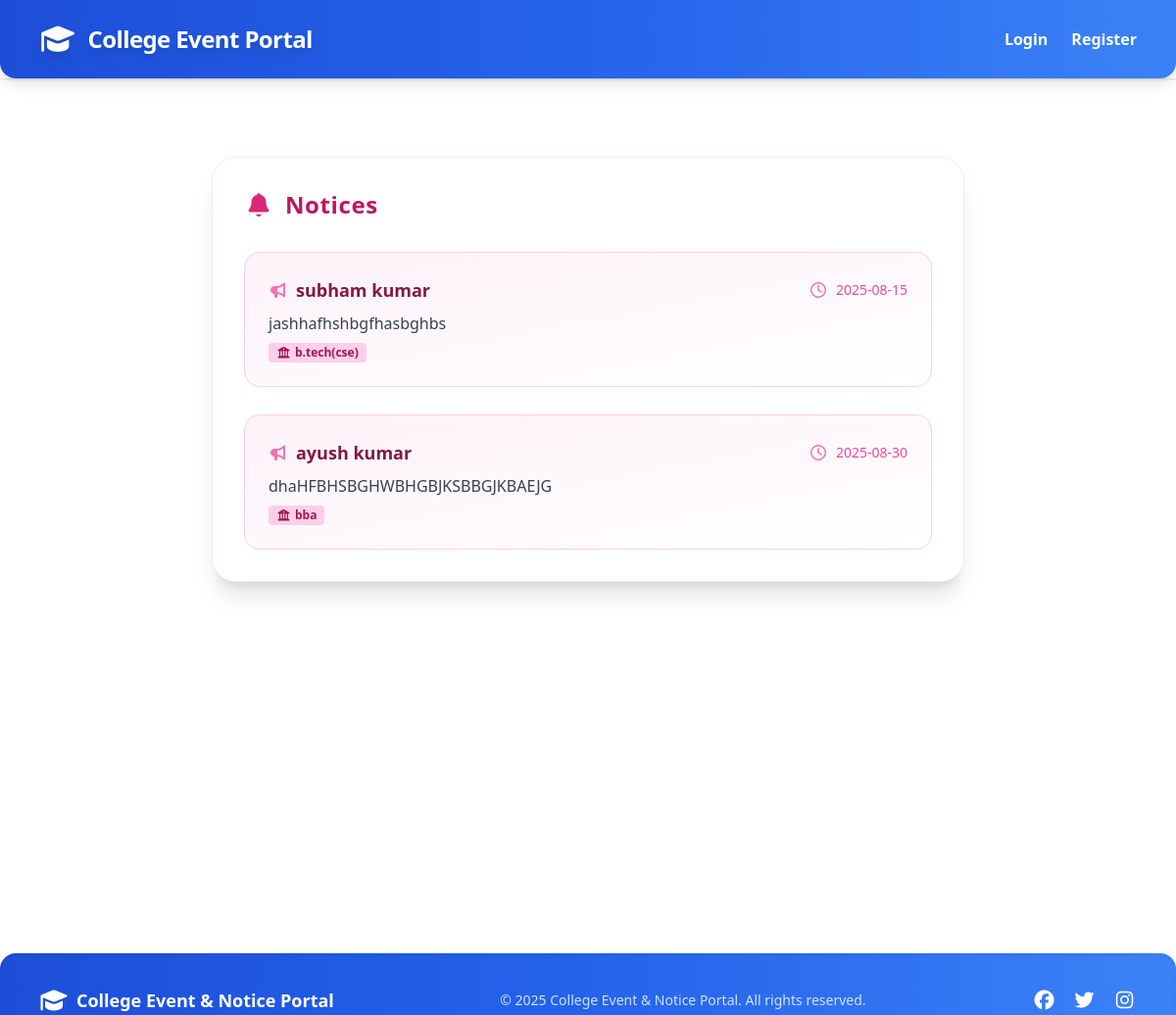
The app's page /notice with its own data.
### app.py (models this page shows)
class Notice(db.Model):
    id= db.Column(db.Integer, primary_key=True)
    title= db.Column(db.String(512))
    content= db.Column(db.String(512))
    department = db.Column(db.String(64))
    posted_at = db.Column(db.DateTime, default=datetime.datetime.now)
    def to_json(self):
        return {
            'id': self.id,
            'title': self.title,
            'content': self.content,
            'department': self.department,
            'posted_at': self.posted_at
        }

### app.py (the view)
@app.route('/notice')
def notice():
    user= User.query.get(session.get('user_id'))
    notices = Notice.query.all()
    notice_data = [notice.to_json() for notice in notices]
    return render_template('notice.html', user=user, notices=notice_data)

### templates/notice.html (shortened to what this page needs)
{% extends 'layout.html' %}
{% block content %}
<div class="max-w-3xl mx-auto bg-white rounded-3xl shadow-xl p-8 mt-10 border border-pink-100">
    <div class="flex items-center gap-3 mb-8">
        <i class="fa-solid fa-bell text-2xl text-pink-600"></i>
        <h2 class="text-2xl font-bold text-pink-700 tracking-wide">Notices</h2>
    </div>
    {% if notices %}
    <div class="flex flex-col gap-7">
        {% for notice in notices %}
        <div
            class="p-6 rounded-2xl border border-pink-200 bg-gradient-to-br from-pink-50 to-white hover:shadow-2xl transition group relative">
            <div class="flex flex-col md:flex-row md:items-center md:justify-between gap-2 mb-2">
                <div class="flex items-center gap-2">
                    <i class="fa-solid fa-bullhorn text-pink-400 group-hover:text-pink-700"></i>
                    <span class="text-lg font-bold text-pink-900">{{ notice.title }}</span>
                </div>
                <div class="flex items-center gap-2">
                    <i class="fa-regular fa-clock text-pink-400"></i>
                    <span class="text-sm text-pink-500 font-medium">{{ notice.posted_at.strftime('%Y-%m-%d') if
                        notice.posted_at else '' }}</span>
                </div>
            </div>
            <div class="text-gray-700 mb-2">{{ notice.content }}</div>
            <div class="flex flex-wrap gap-2 text-xs">
                <span class="bg-pink-200 text-pink-800 px-2 py-0.5 rounded font-semibold"><i
                        class="fa-solid fa-building-columns mr-1"></i>{{ notice.department }}</span>
            </div>
        </div>
        {% endfor %}
    </div>
    {% else %}
    <p class="text-center text-gray-400 italic">No notices available.</p>
    {% endif %}
</div>
{% endblock %}

### records on screen
Notice: title "subham kumar", posted_at "2025-08-15", content "jashhafhshbgfhasbghbs", department "b.tech(cse)"
Notice: title "ayush kumar", posted_at "2025-08-30", content "dhaHFBHSBGHWBHGBJKSBBGJKBAEJG", department "bba"
